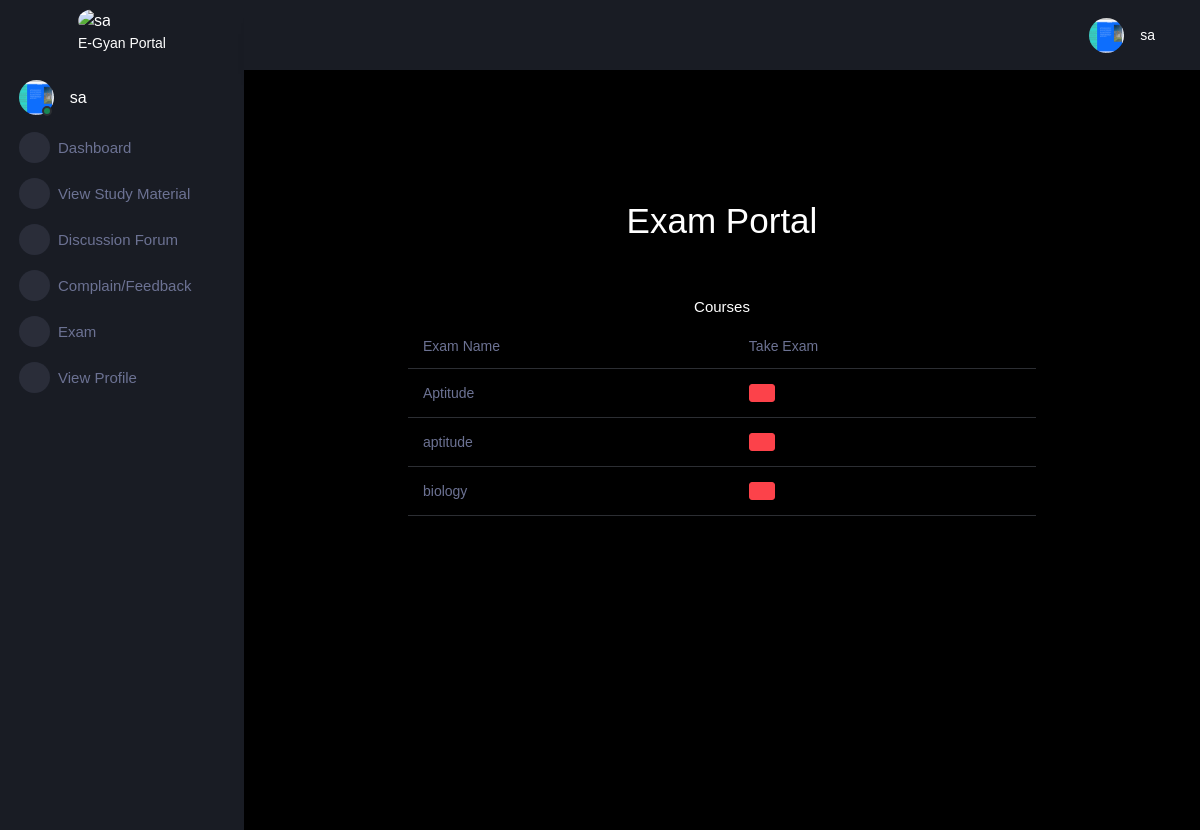
The app's page /studentapp/studentexam/ (signed in) with its own data.
### nouapp/models.py (models this page shows)
class Student(models.Model):
    rollno=models.IntegerField(primary_key=True)
    name=models.CharField(max_length=50)
    fname=models.CharField(max_length=50)
    mname=models.CharField(max_length=50)
    gender=models.CharField(max_length=6)
    address=models.TextField()
    program=models.CharField(max_length=50)
    branch=models.CharField(max_length=50)
    year=models.CharField(max_length=50)
    contactno=models.CharField(max_length=10)
    emailaddress=models.CharField(max_length=50)
    regdate=models.CharField(max_length=30)
    profile_pic= models.ImageField(upload_to='profile')

### adminapp/models.py (models this page shows, shortened)
class Course(models.Model):
    course_name=models.CharField(max_length=50)
    question_number=models.PositiveIntegerField()
    total_marks=models.PositiveIntegerField()

### studentapp/views.py (the view)
# urls.py: path('studentexam/',views.studentexam,name='studentexam'),
@cache_control(no_cache=True,must_revalidate=True,no_store=True)#(no_cache=True)for not saving cache(must_revalidate=True)for revalidating with server  (no_store=True)for not storing any data
def studentexam(request):
    try:
        if request.session['rollno']!=None:
            rollno=request.session['rollno']
            stu=Student.objects.get(rollno=rollno)
            courses=Course.objects.all()
            return render(request,"studentexam.html",{'stu':stu,'courses':courses})
    except KeyError:
        return redirect('nouapp:login')

### studentapp/templates/studentexam.html (shortened to what this page needs)
{% extends "studentparent.html" %}
{% block body %}
    <div class="row">
        <div class="col-sm-12">
            <h1 style="text-align:center;">Exam Portal</h1>
            <br><br>
            <div class="container">
              <div class="panel panel-primary">
                <div class="panel-heading">
                  <h6 class="panel-title">Courses</h6>
                </div>
                <table class="table table-hover" id="dev-table">
                  <thead>
                    <tr>
                      <th>Exam Name</th>
                      <th>Take Exam</th>
                    </tr>
                  </thead>
                  {% for t in courses %}
                  <tr>
                    <td> {{t.course_name}}</td>
                    <td><a class="btn btn-danger btn-xs" href="{% url 'studentapp:takeexam' t.id %}"></a></td>
                  </tr>
                  {% endfor %}
                </table>
              </div>
            </div>
            <br><br><br><br><br><br>
        </div>
    </div>
{% endblock body %}

### studentapp/templates/studentparent.html (shortened to what this page needs)
<!DOCTYPE html>
<html lang="en">
    {% load static %}
<head>
    <link rel="stylesheet" href="{% static 'assets/vendors/mdi/css/materialdesignicons.min.css' %}">
    <link rel="stylesheet" href="{% static 'assets/vendors/css/vendor.bundle.base.css' %}">
    <link rel="stylesheet" href="{% static 'assets/vendors/jvectormap/jquery-jvectormap.css' %}">
    <link rel="stylesheet" href="{% static 'assets/vendors/flag-icon-css/css/flag-icon.min.css' %}">
    <link rel="stylesheet" href="{% static 'assets/vendors/owl-carousel-2/owl.carousel.min.css' %}">
    <link rel="stylesheet" href="{% static 'assets/vendors/owl-carousel-2/owl.theme.default.min.css' %}">
    <link rel="stylesheet" href="{% static 'assets/css/style.css' %}">
</head>
<body>
    <div class="container-scroller">
      <nav class="sidebar sidebar-offcanvas" id="sidebar">
          <div class="sidebar-brand-wrapper  d-none d-lg-flex align-items-center justify-content-center fixed-top">
            <span>
              <img class="img-xs rounded-circle mt-2" src={% static "assets/images/u1.png" %}  alt="{{stu.name}}">
             <p> E-Gyan Portal</p>
            </span>
          </div>
          <ul class="nav">
            <li class="nav-item profile">
              <div class="profile-desc">
                <div class="profile-pic">
                  <div class="count-indicator">
                    <img class="img-xs rounded-circle " src="{{stu.profile_pic.url }}" alt="{{stu.name}}">
                    <span class="count bg-success"></span>
                  </div>
                  <div class="profile-name">
                    <h5 class="mb-0 font-weight-normal">{{stu.name}}</h5>
                  </div>
                </div>
                <a href="#" id="profile-dropdown" data-bs-toggle="dropdown"><i class="mdi mdi-dots-vertical"></i></a>
              </div>
            </li>
            <li class="nav-item menu-items">
              <a class="nav-link" href="#">
                <span class="menu-icon">
                  <i class="mdi mdi-speedometer"></i>
                </span>
                <span class="menu-title">Dashboard</span>
              </a>
            </li>
           <li class="nav-item menu-items">
              <a class="nav-link" href="{%url 'studentapp:viewmat' %}">
                <span class="menu-icon">
                  <i class="mdi mdi-playlist-play"></i>
                </span>
                <span class="menu-title">View Study Material</span>
              </a>
            </li>
            <li class="nav-item menu-items">
              <a class="nav-link" href="{%url 'studentapp:postquestion'%}">
                <span class="menu-icon">
                  <i class="mdi mdi-playlist-play"></i>
                </span>
                <span class="menu-title">Discussion Forum</span>
              </a>
            </li>
            <li class="nav-item menu-items">
              <a class="nav-link" href="{%url 'studentapp:response' %}">
                <span class="menu-icon">
                  <i class="mdi mdi-playlist-play"></i>
                </span>
                <span class="menu-title">Complain/Feedback</span>
              </a>
            </li>
            <li class="nav-item menu-items">
              <a class="nav-link" href="{%url 'studentapp:studentexam' %}">
                <span class="menu-icon">
                  <i class="mdi mdi-playlist-play"></i>
                </span>
                <span class="menu-title">Exam</span>
              </a>
            </li>
            <li class="nav-item menu-items">
              <a class="nav-link" href="{%url 'studentapp:viewprofile' %}">
                <span class="menu-icon">
                  <i class="mdi mdi-playlist-play"></i>
                </span>
                <span class="menu-title">View Profile</span>
              </a>
            </li>
          </ul>
        </nav>
        <div class="container-fluid page-body-wrapper">
          <nav class="navbar p-0 fixed-top d-flex flex-row">
            <div class="navbar-menu-wrapper flex-grow d-flex align-items-stretch">
              <button class="navbar-toggler navbar-toggler align-self-center" type="button" data-toggle="minimize">
                <span class="mdi mdi-menu"></span>
              </button>
              <ul class="navbar-nav navbar-nav-right">
                <li class="nav-item dropdown">
                  <a class="nav-link" id="profileDropdown" href="#" data-bs-toggle="dropdown">
                    <div class="navbar-profile">
                      <img class="img-xs rounded-circle" src="{{ stu.profile_pic.url }}" alt="">
                      <p class="mb-0 d-none d-sm-block navbar-profile-name">{{stu.name}}</p>
                      <i class="mdi mdi-menu-down d-none d-sm-block"></i>
                    </div>
                  </a>
                </li>
              </ul>
            </div>
          </nav>
          <div class="main-panel">
            <div class="content-wrapper">
              {% block body %}
              {% endblock body %}
            </div>
            <footer class="footer">
            </footer>
          </div>
        </div>
      </div>
</body>
</html>

### studentapp/templates/studentexam.html (style rules this page uses)
a:link { text-decoration: none; }
h6 { text-align: center; }
.row { margin: 100px; }

### records on screen
Student: profile_pic (picture), name "sa"
Course: course_name "Aptitude"
Course: course_name "aptitude"
Course: course_name "biology"
